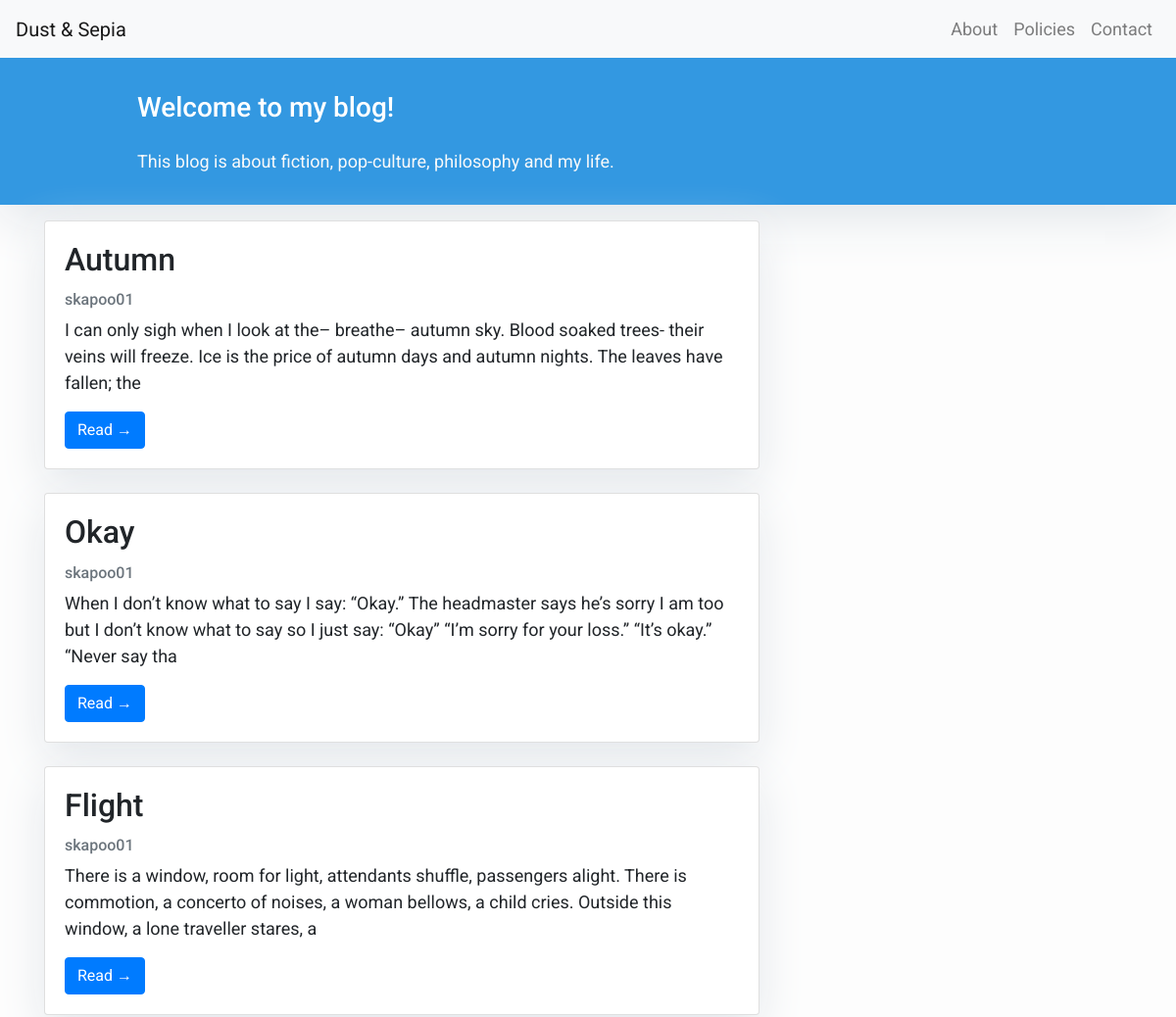
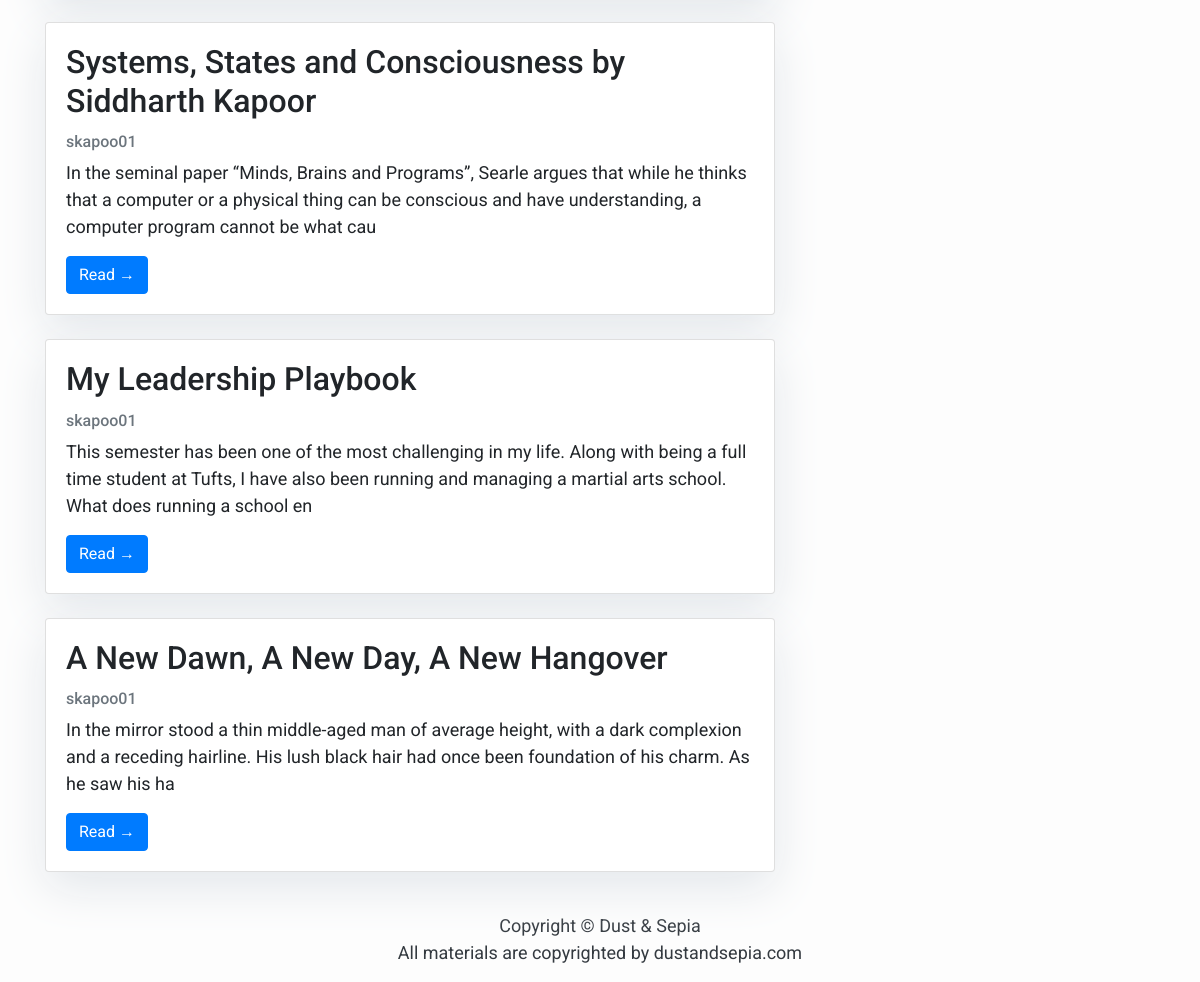
The page / on the database its author committed (2 pictures, top to bottom).
### blog/models.py (models this page shows, shortened)
class Post(models.Model):
	title = models.CharField(max_length=200, unique=True)
	slug = models.SlugField(max_length=200, unique=True)
	author = models.ForeignKey(User, on_delete=models.CASCADE, related_name='blog_posts')
	updated_on = models.DateTimeField(auto_now=True)
	content = models.TextField()
	created_on = models.DateTimeField(auto_now_add=True)
	status = models.IntegerField(choices=STATUS, default=0)
	class Meta:
		ordering = ['-created_on']

### blog/views.py (the view)
# urls.py: path('', views.PostList.as_view(), name='home'),
class PostList(generic.ListView):
	queryset = Post.objects.filter(status=1).order_by('-created_on')
	template_name = 'index.html'

### templates/index.html (shortened to what this page needs)
{% extends "base.html" %}
{% block content %}
<header class="masthead">
	<div class="container">
		<div class="row">
			<div class="col-md-8 col-md-10 mx-auto">
				<div class="site-heading">
					<h3 class="site-heading my-4 mt-3 text-white">Welcome to my blog!</h3>
					<p class="text-light">This blog is about fiction, pop-culture, philosophy and my life. &nbsp
					</p>
				</div>
			</div>
		</div>
	</div>
</header>
<div class="container">
	<div class="row">
		<div class="col-md-8 mt-3 left">
			{% for post in post_list %}
				<div class="card mb-4">
					<div class="card-body">
						<h2 class="card-title"> {{ post.title }} </h2>
						<p class="card-text text-muted h6"> {{ post.author }} </p>
						<p class="card-text"> {{ post.content|slice:":200" }} </p>
						<a href="{% url 'post_detail' post.slug %}" class="btn btn-primary">Read &rarr;</a>
					</div>
				</div>
			{% endfor %}
		</div>
	</div>
</div>
{% endblock %}

### templates/base.html (shortened to what this page needs)
<!DOCTYPE html>
<html>
	<head>
		<link rel="stylesheet" href="https://maxcdn.bootstrapcdn.com/bootstrap/4.0.0/css/bootstrap.min.css" />
	</head>
	<body>
		<nav class="navbar navbar-expand-lg navbar-light bg-light">
  			<a class="navbar-brand" href="{% url 'home' %}">Dust & Sepia</a>
	  		<div class="collapse navbar-collapse" id="navbarTogglerDemo02">
	    		<ul class="navbar-nav ml-auto mt-2 mt-lg-0">
	      			<li class="nav-item">
	        			<a class="nav-link" href="#">About</a>
	      			</li>
	      			<li class="nav-item">
	        			<a class="nav-link" href="#">Policies</a>
	      			</li>
	      			<li class="nav-item">
	        			<a class="nav-link" href="#">Contact</a>
	      			</li>
	    		</ul>
	  		</div>
		</nav>
		{% block content %}{% endblock %}
		<footer class="py-3 bg-grey">
			<p class="m-0 text-dark text-center">
				Copyright &copy; Dust & Sepia<br>
				All materials are copyrighted by dustandsepia.com
			</p>
		</footer>
	</body>
</html>

### templates/base.html (style rules this page uses)
body { font-family: "Roboto", sans-serif; font-size: 17px; background-color: #fdfdfd; }
.masthead { background: #3398E1; height: auto; padding-bottom: 15px; box-shadow: 0 16px 48px #E3E7EB; padding-top: 10px; }

### templates/index.html (style rules this page uses)
body { font-family: "Roboto", sans-serif; font-size: 18px; background-color: #fdfdfd; }
.card { box-shadow: 0 16px 48px #E3E7EB; }

### rows shown on the page
Post: title "Autumn", author "skapoo01", content "I can only sigh when I look at the– breathe– autumn sky. Blood soaked trees- their veins will freeze. Ice is the price of autumn days and autumn nights. The leaves have fallen; the"
Post: title "Okay", author "skapoo01", content "When I don’t know what to say I say: “Okay.” The headmaster says he’s sorry I am too but I don’t know what to say so I just say: “Okay” “I’m sorry for your loss.” “It’s okay.” “Never say tha"
Post: title "Flight", author "skapoo01", content "There is a window, room for light, attendants shuffle, passengers alight. There is commotion, a concerto of noises, a woman bellows, a child cries. Outside this window, a lone traveller stares, a"
Post: title "Systems, States and Consciousness by Siddharth Kapoor", author "skapoo01", content "In the seminal paper “Minds, Brains and Programs”, Searle argues that while he thinks that a computer or a physical thing can be conscious and have understanding, a computer program cannot be what cau"
Post: title "My Leadership Playbook", author "skapoo01", content "This semester has been one of the most challenging in my life. Along with being a full time student at Tufts, I have also been running and managing a martial arts school. What does running a school en"
Post: title "A New Dawn, A New Day, A New Hangover", author "skapoo01", content "In the mirror stood a thin middle-aged man of average height, with a dark complexion and a receding hairline. His lush black hair had once been foundation of his charm. As he saw his ha"
